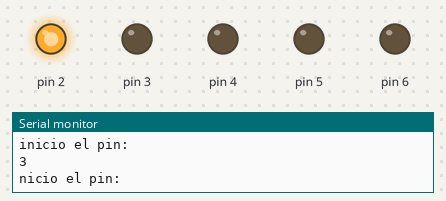
The sketch below on a simulated Arduino Uno, built with avr-gcc and run on an emulated ATmega328P. Parts: output pins drawn as LEDs (lit = HIGH), the last lines printed to the serial monitor.

Above: at 0.1 s.
At 0.4 s:
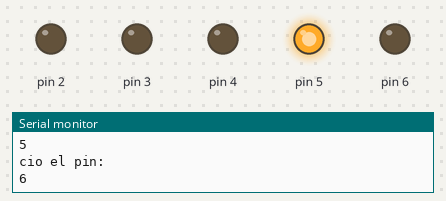
At 0.7 s:
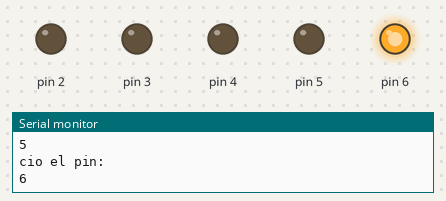
At 1.3 s:
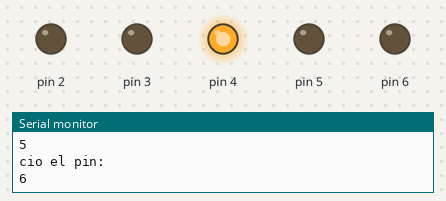
At 2.0 s:
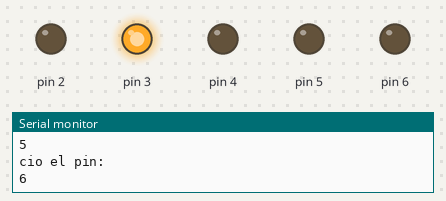
At 2.6 s:
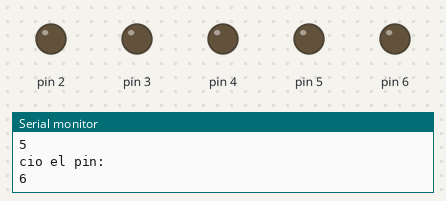
Timing chart, 0 to 3.1 s (numbered marks = the images above):
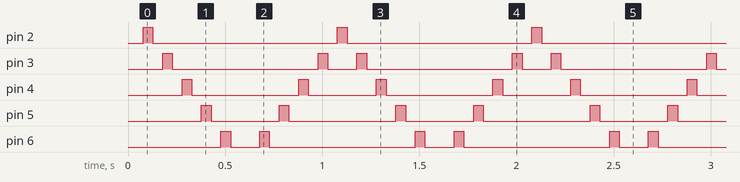

The sketch:

arduino_simple1.ino
```cpp
// C++ code
//
void setup()
{
  Serial.begin(9600);

  for(int i=0;i<7;i++){
      pinMode(i, OUTPUT);
	Serial.println("se inicio el pin: "+i);
    Serial.println(i);
  }
}

void loop()
{
  for(int i=2;i<7;i++){
  digitalWrite(i, HIGH);
  delay(50);
  digitalWrite(i, LOW);
  delay(50);
  }


  //reverso
  for(int i=7;i>2;i--){
  digitalWrite(i, HIGH);
  delay(50);
  digitalWrite(i, LOW);
  delay(50);
  }
}
```

Measured:
- by itself, pin 2: alternates HIGH for 0.05 s and LOW for 0.95 s
- by itself, pin 3: repeats every 1.0 s: LOW 0.75 s, HIGH 0.05 s, LOW 0.15 s, HIGH 0.05 s
- by itself, pin 4: repeats every 1.0 s: LOW 0.55 s, HIGH 0.05 s, LOW 0.35 s, HIGH 0.05 s
- by itself, pin 5: repeats every 1.0 s: LOW 0.35 s, HIGH 0.05 s, LOW 0.55 s, HIGH 0.05 s
- by itself, pin 6: repeats every 1.0 s: LOW 0.15 s, HIGH 0.05 s, LOW 0.75 s, HIGH 0.05 s
